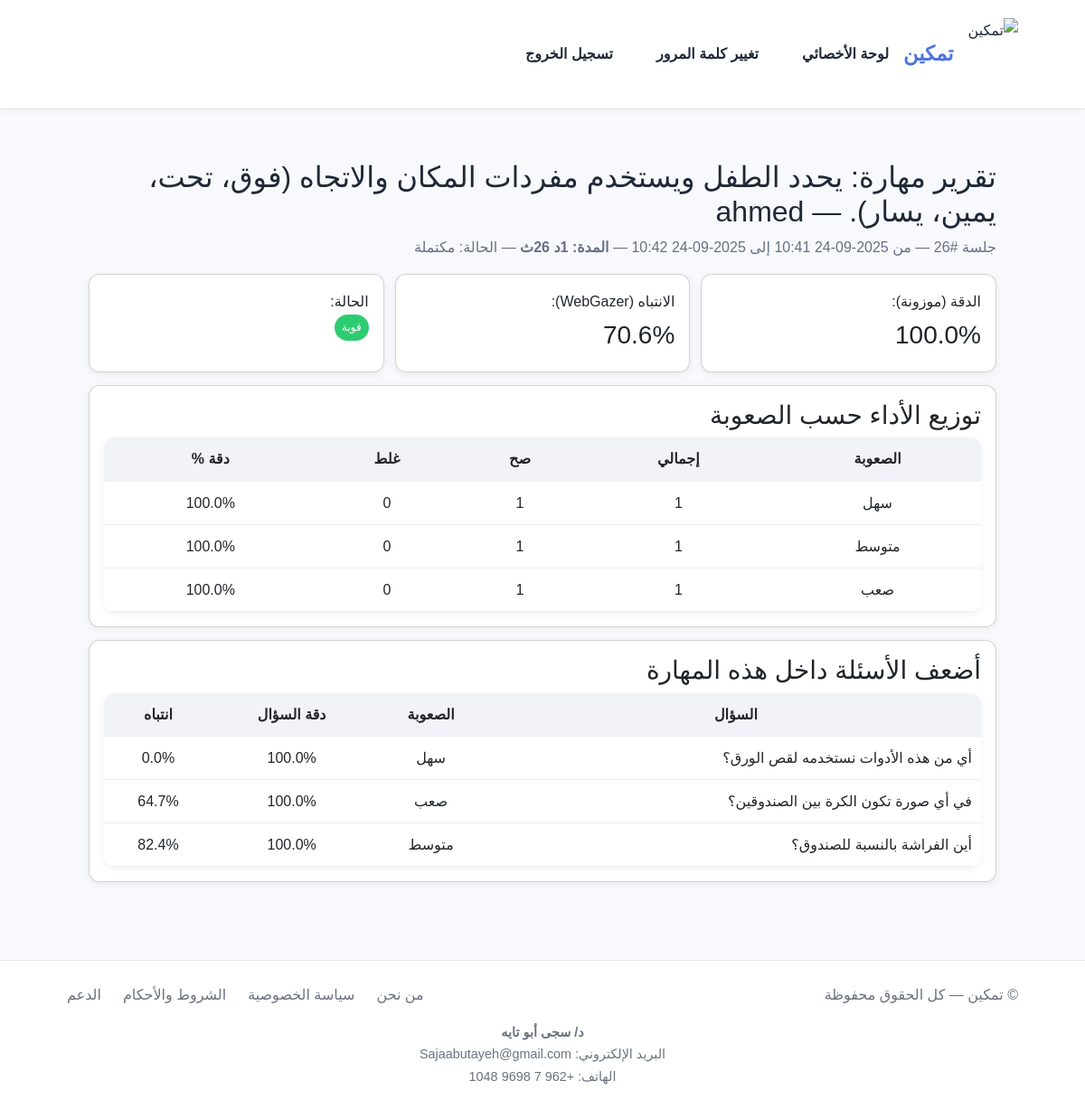
The app's page /reports/child/10/skills/1/?session_id=26 (signed in) with its own data.
### assessments/models.py (models this page shows, shortened)
class Skill(models.Model):
    group = models.ForeignKey(SkillGroup, on_delete=models.CASCADE, related_name='skills')
    name = models.CharField(max_length=200)
    description = models.TextField(blank=True, null=True)

class AssessmentSession(models.Model):
    STATUS_CHOICES = (
        ("active", "نشطة"),
        ("completed", "مكتملة"),
        ("aborted", "تم إنهاؤها"),
    )
    child = models.ForeignKey(settings.AUTH_USER_MODEL, on_delete=models.CASCADE, related_name="assessment_sessions")
    category = models.ForeignKey(SkillCategory, on_delete=models.SET_NULL, null=True, blank=True)
    status = models.CharField(max_length=20, choices=STATUS_CHOICES, default="active")
    started_at = models.DateTimeField(auto_now_add=True)
    ended_at = models.DateTimeField(null=True, blank=True)
    total_questions = models.PositiveIntegerField(default=0)
    correct_count = models.PositiveIntegerField(default=0)
    wrong_count = models.PositiveIntegerField(default=0)
    state_snapshot = models.JSONField(null=True, blank=True)
    @property
    def duration_timedelta(self):
        start = self.started_at or timezone.now()
        end = self.ended_at or timezone.now()
        return max(end - start, timezone.timedelta(0))
    @property
    def duration_seconds(self) -> int:
        return int(self.duration_timedelta.total_seconds())
    @property
    def duration_human(self) -> str:
        secs = self.duration_seconds
        h, r = divmod(secs, 3600)
        m, s = divmod(r, 60)
        if h: return f"{h}س {m}د {s}ث"
        if m: return f"{m}د {s}ث"
        return f"{s}ث"

class Question(models.Model):
    skill = models.ForeignKey(Skill, on_delete=models.CASCADE, related_name='questions')
    question_text = models.TextField()
    QUESTION_TYPES = [
        ('text_choice', 'اختيارات نصية'),
        ('image_choice', 'اختيارات صور'),
        ('drag_and_drop', 'سحب وإفلات'),
        ('audio_input', 'إدخال صوتي'),
    ]
    question_type = models.CharField(max_length=20, choices=QUESTION_TYPES)
    image = models.ImageField(upload_to='questions/images/', blank=True, null=True)
    video = models.FileField(upload_to='videos/', blank=True, null=True)
    options = models.JSONField(help_text="قائمة الاختيارات، يمكن أن تكون نصوصًا أو روابط صور")
    DIFFICULTY_LEVELS = [
        (1, 'سهل'),
        (2, 'متوسط'),
        (3, 'صعب'),
    ]
    difficulty = models.IntegerField(choices=DIFFICULTY_LEVELS, default=1)
    correct_answer = models.CharField(max_length=200)
    order = models.PositiveIntegerField(default=0)

### accounts/models.py (models this page shows, shortened)
class CustomUser(AbstractUser):
    USER_TYPES = (
        ('child', 'طفل'),
        ('parent', 'ولي أمر'),
        ('specialist', 'أخصائي'),
    )
    user_type = models.CharField(max_length=20, choices=USER_TYPES)
    parent = models.ForeignKey(
        "self",
        on_delete=models.SET_NULL,
        null=True, blank=True,
        related_name="children",
        limit_choices_to={'user_type': 'parent'},
        help_text="ولي الأمر لهذا الطفل (اختياري مؤقتًا)"
    )
    specialist = models.ForeignKey(
        "self",
        on_delete=models.SET_NULL,
        null=True, blank=True,
        related_name="patients",
        limit_choices_to={'user_type': 'specialist'},
        help_text="الأخصائي لهذا الطفل (اختياري مؤقتًا)"
    )

### assessments/views_reports.py (the view)
# urls.py: path("child/<int:child_id>/skills/<int:skill_id>/", skill_detail_view, name="skill_detail"),
@login_required
def skill_detail_view(request, child_id, skill_id):
    child = get_object_or_404(CustomUser, id=child_id, user_type="child")
    if not _can_view_child(request.user, child):
        return HttpResponseForbidden("غير مصرح بعرض هذا التقرير.")
    skill = get_object_or_404(Skill, id=skill_id)
    session_id = request.GET.get("session_id")
    session = (
        AssessmentSession.objects.filter(id=session_id, child=child).first()
        if session_id else None
    )
    detail = compute_skill_detail(child, skill_id, session=session)
    context = {
        "child": child,
        "skill": skill,
        "detail": detail,   # {accuracy_pct, attention_pct, level, distribution_by_difficulty, weakest_questions(question_text), ...}
        "session": session,
    }
    return render(request, "reports/skill_detail.html", context)

### assessments/views_reports.py (called while the page is built)
def _can_view_child(viewer, child):
    if viewer.is_superuser or viewer.is_staff:
        return True
    if viewer.user_type == "parent" and child.parent_id == viewer.id:
        return True
    if viewer.user_type == "specialist" and child.specialist_id == viewer.id:
        return True
    return False

### templates/reports/skill_detail.html (shortened to what this page needs)
{% extends "base.html" %}
{% load static %}
{% block content %}
<div class="page-wrap">
  <h2>تقرير مهارة: {{ detail.skill_name }} — {{ child.username }}</h2>
  {% if session %}
    <p class="sub">
      جلسة #{{ session.id }} —
      من {{ session.started_at|date:"Y-m-d H:i" }}
      إلى {{ session.ended_at|date:"Y-m-d H:i" }}
       — <strong>المدة: {{ session.duration_human }}</strong>
      — الحالة: {{ session.get_status_display }}
    </p>
  {% else %}
    <p class="sub">بدون تحديد جلسة (إجمالي جميع الجلسات)</p>
  {% endif %}
  <div class="grid">
    <div class="card">
      <div>الدقة (موزونة):</div>
      <div class="kpi">{{ detail.accuracy_pct }}%</div>
    </div>
    <div class="card">
      <div>الانتباه (WebGazer):</div>
      <div class="kpi">{{ detail.attention_pct }}%</div>
    </div>
    <div class="card">
      <div>الحالة:</div>
      <div>
        {% if detail.level == 'needs_improvement' %}
          <span class="tag w">تحتاج تحسين</span>
        {% elif detail.level == 'strong' %}
          <span class="tag s">قوية</span>
        {% else %}
          <span class="tag g">جيدة</span>
        {% endif %}
      </div>
    </div>
  </div>
  <div class="card">
    <h3>توزيع الأداء حسب الصعوبة</h3>
    {% with d1=detail.distribution_by_difficulty.1 d2=detail.distribution_by_difficulty.2 d3=detail.distribution_by_difficulty.3 %}
    <table>
      <thead>
        <tr><th>الصعوبة</th><th>إجمالي</th><th>صح</th><th>غلط</th><th>دقة %</th></tr>
      </thead>
      <tbody>
        <tr><td>سهل</td><td>{{ d1.total }}</td><td>{{ d1.correct }}</td><td>{{ d1.wrong }}</td><td>{{ d1.acc_pct }}%</td></tr>
        <tr><td>متوسط</td><td>{{ d2.total }}</td><td>{{ d2.correct }}</td><td>{{ d2.wrong }}</td><td>{{ d2.acc_pct }}%</td></tr>
        <tr><td>صعب</td><td>{{ d3.total }}</td><td>{{ d3.correct }}</td><td>{{ d3.wrong }}</td><td>{{ d3.acc_pct }}%</td></tr>
      </tbody>
    </table>
    {% endwith %}
  </div>
  <div class="card">
    <h3>أضعف الأسئلة داخل هذه المهارة</h3>
    <table>
      <thead>
        <tr><th>السؤال</th><th>الصعوبة</th><th>دقة السؤال</th><th>انتباه</th></tr>
      </thead>
      <tbody>
        {% for q in detail.weakest_questions %}
        <tr>
          <td class="qtxt">{{ q.question_text|default:"—" }}</td>
          <td>{% if q.difficulty == 1 %}سهل{% elif q.difficulty == 2 %}متوسط{% else %}صعب{% endif %}</td>
          <td>{{ q.acc_pct }}%</td>
          <td>{{ q.attention_pct }}%</td>
        </tr>
        {% empty %}
          <tr><td colspan="4">لا توجد أسئلة كافية لتحديد نقاط الضعف.</td></tr>
        {% endfor %}
      </tbody>
    </table>
  </div>
</div>
{% endblock %}

### templates/base.html (style rules this page uses)
:root { --bg:#f8fafd; --card:#ffffff; --text:#1f2937; --muted:#6b7280; --primary:#4e73df; --primary-600:#2e59d9; --ring:#e5e7eb; --chip:#eef2ff; --chip-border:#d7ddff; --shadow:0 4px 12px rgba(0,0,0,.08); --radius:14px; --radius-sm:10px; --container:1100px; --transition: all 0.2s ease-in-out; }
* { box-sizing:border-box }
html,body { margin:0;background:var(--bg);color:var(--text);font-family:Tahoma,Arial,system-ui;line-height:1.7 }
.card { background:var(--card);border-radius:var(--radius);box-shadow:var(--shadow);padding:24px;transition:var(--transition) }

### templates/reports/skill_detail.html (style rules this page uses)
body { font-family:Tahoma,Arial;background:#f7f9fc }
.page-wrap { padding:24px }
h2 { margin:0 0 6px }
.sub { color:#667085;margin:0 0 16px }
.card { background:#fff;border-radius:12px;padding:16px;margin-bottom:14px;box-shadow:0 2px 8px rgba(0,0,0,.06) }
.grid { display:grid;grid-template-columns:repeat(auto-fit,minmax(220px,1fr));gap:12px }
.kpi { font-size:28px;margin:0 }
.tag { padding:4px 8px;border-radius:999px;font-size:12px;color:#fff;display:inline-block }
.s { background:#2ecc71 }
table { width:100%;border-collapse:collapse;background:#fff;border-radius:12px;overflow:hidden;box-shadow:0 2px 8px rgba(0,0,0,.06) }
th,td { padding:10px;border-bottom:1px solid #eee;text-align:center;vertical-align:top }
th { background:#f1f3f8 }
.qtxt { text-align:right;white-space:normal;word-wrap:break-word;max-width:720px }

### records on screen
Skill: skill_name "يحدد الطفل ويستخدم مفردات المكان والاتجاه (فوق، تحت، يمين، يسار)."
CustomUser: username "ahmed"
AssessmentSession: id "26", duration_human "1د 26ث", status "مكتملة"
Question: question_text "أي من هذه الأدوات نستخدمه لقص الورق؟"
Question: question_text "في أي صورة تكون الكرة بين الصندوقين؟"
Question: question_text "أين الفراشة بالنسبة للصندوق؟"

### other values on screen
{{ SITE_NAME|default:"تمكين" }} "تمكين"
{{ detail.accuracy_pct }} "100.0"
{{ detail.attention_pct }} "70.6"
{{ d1.total }} "1"
{{ d1.correct }} "1"
{{ d1.wrong }} "0"
{{ d1.acc_pct }} "100.0"
{{ d2.total }} "1"
{{ d2.correct }} "1"
{{ d2.wrong }} "0"
{{ d2.acc_pct }} "100.0"
{{ d3.total }} "1"
{{ d3.correct }} "1"
{{ d3.wrong }} "0"
{{ d3.acc_pct }} "100.0"
